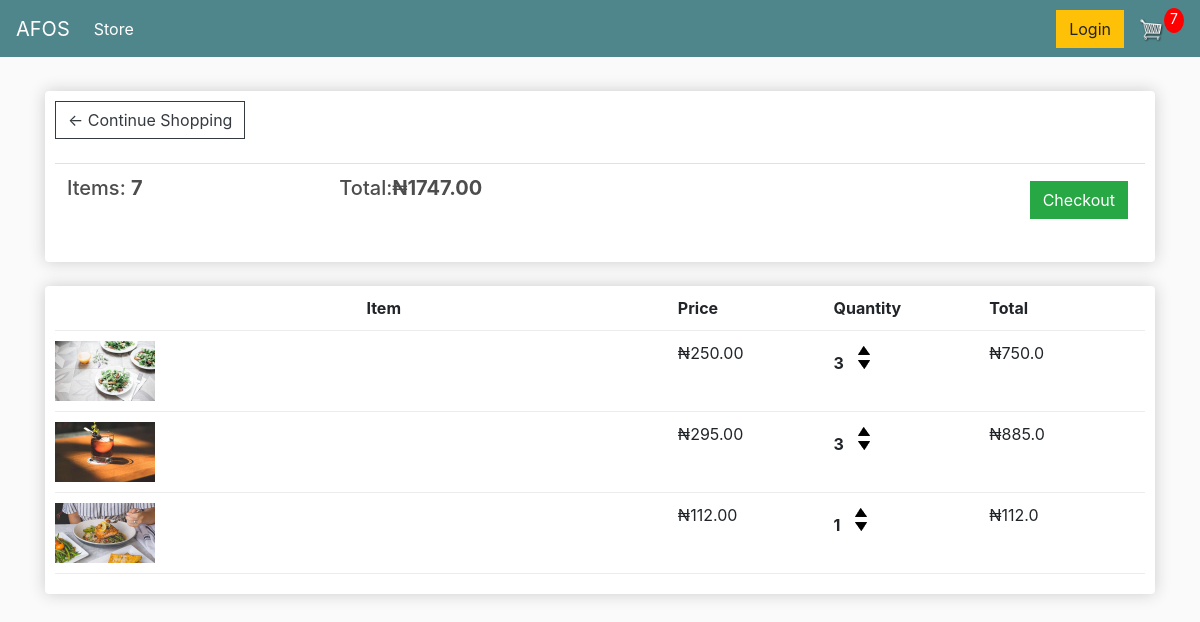
The app's page /cart/ (signed in), older data.
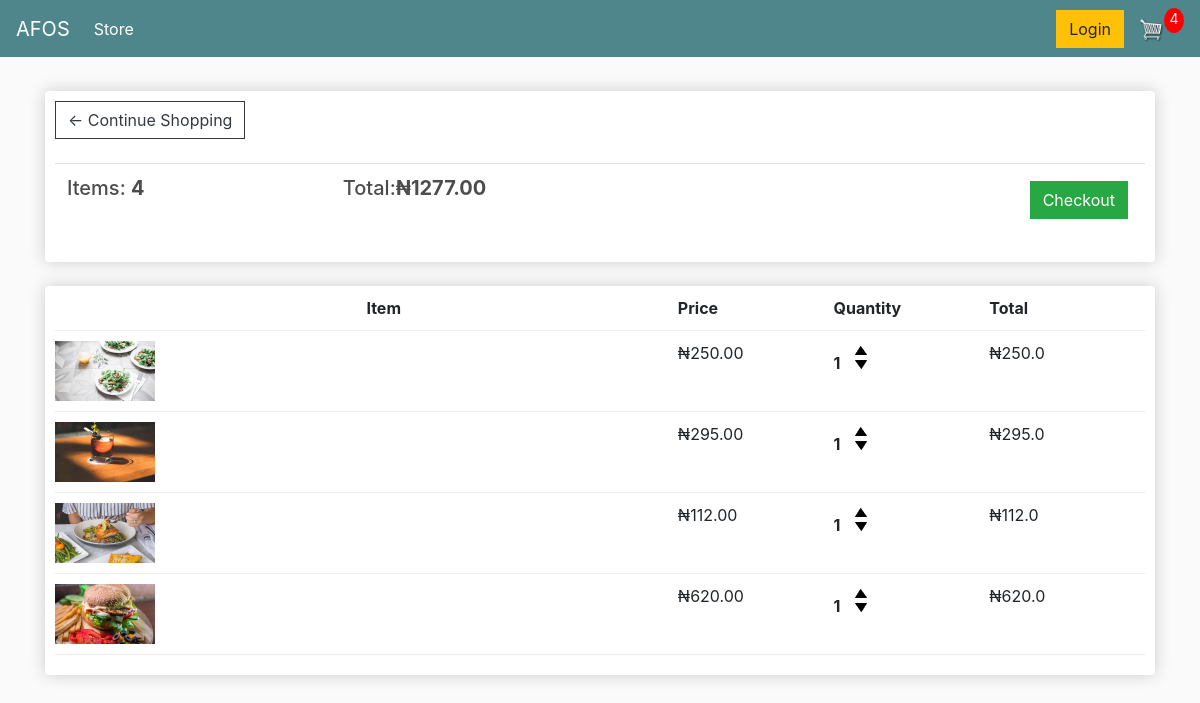
The same page, newer data.
### customer/models.py (models this page shows, shortened)
class Order(models.Model):
    customer = models.ForeignKey(Customer, on_delete=models.SET_NULL, null=True, blank=True)
    date_ordered = models.DateTimeField(auto_now_add=True)
    complete = models.BooleanField(default=False)
    transaction_id = models.CharField(max_length=100, null=True)
    @property
    def get_cart_total(self):
        orderitems = self.orderitem_set.all()
        total = sum([item.get_total for item in orderitems])
        return total
    @property
    def get_cart_items(self):
        orderitems = self.orderitem_set.all()
        total = sum([item.quantity  for item in orderitems])
        return total

class OrderItem(models.Model):
    product = models.ForeignKey(Product, on_delete=models.SET_NULL, null=True)
    order = models.ForeignKey(Order, on_delete=models.SET_NULL, null=True)
    quantity = models.IntegerField(default=0, null=True, blank=True)
    date_added = models.DateTimeField(auto_now_add=True)
    @property
    def get_total(self):
        total = self.product.price * self.quantity
        return total

class Product(models.Model):
    name = models.CharField(max_length=200)
    price = models.FloatField()
    image = models.ImageField(null=True, blank=True)
    @property
    def imageURL(self):
        try:
            url = self.image.url
        except:
            url = ''
        return url

### customer/views.py (the view)
# urls.py: path('cart/', views.cart, name="cart"),
def cart(request):
    if request.user.is_authenticated:
        customer = request.user.customer
        order, created = Order.objects.get_or_create(customer=customer, complete=False)
        items = order.orderitem_set.all()
        cartItems = order.get_cart_items
    else:
        items = []
        order = {'get_cart_total':0, 'get_cart_items':0, 'shipping':False}
        cartItems = ['order.get_cart_items']
    context = {'items':items, 'order':order, 'cartItems':cartItems}
    return render(request, 'customer/cart.html', context)

### customer/templates/customer/cart.html (shortened to what this page needs)
{% extends 'customer/main.html' %} {% load static %} {% block content %}
<div class="row">
  <div class="col-lg-12">
    <div class="box-element">
      <a class="btn btn-outline-dark" href="{% url 'store' %}">&#x2190; Continue Shopping</a>
      <br>
      <br>
      <table class="table">
        <tr>
          <th>
            <h5>Items: <strong>{{order.get_cart_items}}</strong></h5>
          </th>
          <th>
            <h5>Total:<strong>₦{{order.get_cart_total|floatformat:2}}</strong></h5>
          </th>
          <th>
            <a style="float:right; margin:5px;" class="btn btn-success" href="{% url 'checkout' %}">Checkout</a>
          </th>
        </tr>
      </table>
    </div>
    <br>
    <div class="box-element">
      <div class="cart-row">
        <div style="flex:2"></div>
        <div style="flex:2"><strong>Item</strong></div>
        <div style="flex:1"><strong>Price</strong></div>
        <div style="flex:1"><strong>Quantity</strong></div>
        <div style="flex:1"><strong>Total</strong></div>
      </div>
      {% for item in items %}
      <div class="cart-row">
        <div style="flex:2"><img class="row-image" src="{{item.product.imageURL}}"></div>
        <div style="flex:2">
        </div>
        <div style="flex:1">
          <p>₦{{item.product.price|floatformat:2}}</p>
        </div>
        <div style="flex:1">
          <p class="quantity">{{item.quantity}}</p>
          <div class="quantity">
            <img data-product="{{item.product.id}}" data-action="add" class="chg-quantity update-cart" src="{% static  'images/arrow-up.png' %}">
            <img data-product="{{item.product.id}}" data-action="remove" class="chg-quantity update-cart" src="{% static  'images/arrow-down.png' %}">
          </div>
        </div>
        <div style="flex:1">
          <p>₦{{item.get_total}}</p>
        </div>
      </div>
      {% endfor %}
    </div>
  </div>
</div>
{% endblock content %}

### customer/templates/customer/main.html (shortened to what this page needs)
<!DOCTYPE html> {% load static %}
<html lang="en">
<head>
  <link rel="stylesheet" href="https://stackpath.bootstrapcdn.com/bootstrap/4.4.1/css/bootstrap.min.css">
  <link rel="stylesheet" type="text/css" href="{% static 'css/main.css' %}">
</head>
<body>
  <nav class="navbar navbar-expand-lg navbar-dark bg-dark">
    <a class="navbar-brand" href="{% url 'store' %}">AFOS</a>
    <div class="collapse navbar-collapse" id="navbarSupportedContent">
      <ul class="navbar-nav mr-auto">
        <li class="nav-item active">
          <a class="nav-link" href="{% url 'store' %}">Store <span class="sr-only">(current)</span></a>
        </li>
      </ul>
      <div class="form-inline my-2 my-lg-0">
        <a href="#" class="btn btn-warning">Login</a>
        <a href="{% url 'cart' %}">
          <img id="cart-icon" src="{% static 'images/cart.png' %}">
        </a>
        <p id="cart-total">{{cartItems}}</p>
      </div>
    </div>
  </nav>
  <div class="container">
    <br> {% block content %} {% endblock content %}
  </div>
</body>
</html>

### static/css/main.css (style rules this page uses)
body { background-color: hsl(0, 0%, 98%); }
h1, h2, h3, h4, h5, h6 { color: hsl(0, 0%, 30%); }
.box-element { box-shadow: hsl(0, 0%, 80%) 0 0 16px; background-color: #fff; border-radius: 4px; padding: 10px; }
.bg-dark { background-color: #4f868c!important; }
#cart-icon { width: 25px; display: inline-block; margin-left: 15px; }
#cart-total { display: block; text-align: center; color: #fff; background-color: red; width: 20px; height: 25px; border-radius: 50%; font-size: 14px; }
.col-lg-4, .col-lg-6, .col-lg-8, .col-lg-12 { margin-top: 10px; }
.btn { border-radius: 0; }
.row-image { width: 100px; }
.cart-row { display: flex; align-items: flex-stretch; padding-bottom: 10px; margin-bottom: 10px; border-bottom: 1px solid #ececec; }
.quantity { display: inline-block; font-weight: 700; padding-right: 10px; }
.chg-quantity { width: 12px; cursor: pointer; display: block; margin-top: 5px; transition: .1s; }

Row changes from the older to the newer data that the page shows:
changed through a linked row, Order: get_cart_items "7" → "4"; get_cart_total "1747.00" → "1277.00"
changed OrderItem (number 1 of 4 on the later page): quantity "3" → "1"; get_total "750.0" → "250.0"
changed OrderItem (number 2 of 4 on the later page): quantity "3" → "1"; get_total "885.0" → "295.0"
added OrderItem: product.imageURL (picture), product.price "620.00", quantity "1", get_total "620.0"
Text that changed along with them:
{{ cartItems }}: "7" → "4"
